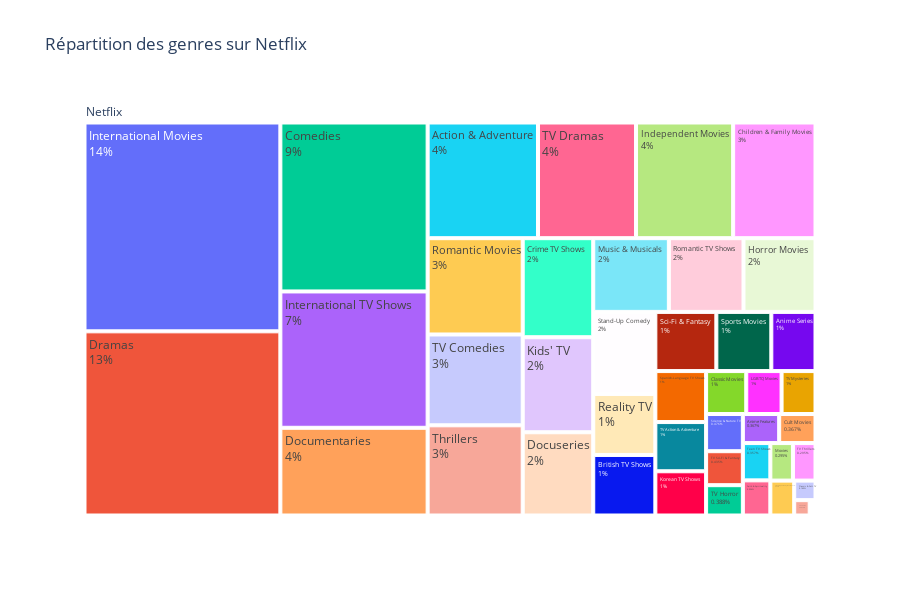

Notebook source saved alongside this figure:
### Markdown cell above
## Répartition des contenus par genre

### Code cell
# Import du dataset avec genres explosés (un genre par ligne par titre)
categories_exploded = pd.read_csv('../data/auxiliary/categories_exploded.csv')

# Comptage de tous les genres (pas de limitation)
count_categories = categories_exploded['listed_in_list'].value_counts().reset_index()
count_categories.columns = ['genre', 'count']

# Treemap hiérarchique pour afficher tous les genres proportionnellement
fig = px.treemap(count_categories,
                path=[px.Constant("Netflix"), 'genre'],
                values='count',
                title='Répartition des genres sur Netflix')

# Configuration du hover: nom, nombre et pourcentage
fig.update_traces(
    textinfo='label+percent parent',
    hovertemplate='%{label}<br>%{value} titres<br>%{percentRoot:.1%}'
)

fig.update_layout(
    width=900,
    height=600,
    autosize=False
)

fig.show()

### Figure 1 — Plotly figure (JSON) as saved in the notebook; plotly's stock layout.template omitted (floating-point values rounded to 4 significant figures)
{"data": [{"branchvalues": "total", "domain": {"x": [0, 1], "y": [0, 1]}, "hovertemplate": "%{label}<br>%{value} titres<br>%{percentRoot:.1%}", "ids": ["Netflix/Action", "Netflix/Action & Adventure", "Netflix/Anime Features", "Netflix/Anime Series", "Netflix/British TV Shows", "Netflix/Children & Family Movies", "Netflix/Classic & Cult TV", "Netflix/Classic Movies", "Netflix/Comedies", "Netflix/Crime TV Shows", "Netflix/Cult Movies", "Netflix/Documentaries", "Netflix/Docuseries", "Netflix/Drama", "Netflix/Dramas", "Netflix/Faith & Spirituality", "Netflix/Horror", "Netflix/Horror Movies", "Netflix/Independent Movies", "Netflix/International Movies", "Netflix/International TV Shows", "Netflix/Kids' TV", "Netflix/Korean TV Shows", "Netflix/LGBTQ Movies", "Netflix/Movies", "Netflix/Music & Musicals", "Netflix/Reality TV", "Netflix/Romance", "Netflix/Romantic Movies", "Netflix/Romantic TV Shows", "Netflix/Sci-Fi & Fantasy", "Netflix/Sci-fi", "Netflix/Science & Nature TV", "Netflix/Spanish-Language TV Shows", "Netflix/Sports Movies", "Netflix/Stand-Up Comedy", "Netflix/Stand-Up Comedy & Talk Shows", "Netflix/TV Action & Adventure", "Netflix/TV Comedies", "Netflix/TV Dramas", "Netflix/TV Horror", "Netflix/TV Mysteries", "Netflix/TV Sci-Fi & Fantasy", "Netflix/TV Shows", "Netflix/TV Thrillers", "Netflix/Teen TV Shows", "Netflix/Thriller", "Netflix/Thrillers", "Netflix"], "labels": ["Action", "Action & Adventure", "Anime Features", "Anime Series", "British TV Shows", "Children & Family Movies", "Classic & Cult TV", "Classic Movies", "Comedies", "Crime TV Shows", "Cult Movies", "Documentaries", "Docuseries", "Drama", "Dramas", "Faith & Spirituality", "Horror", "Horror Movies", "Independent Movies", "International Movies", "International TV Shows", "Kids' TV", "Korean TV Shows", "LGBTQ Movies", "Movies", "Music & Musicals", "Reality TV", "Romance", "Romantic Movies", "Romantic TV Shows", "Sci-Fi & Fantasy", "Sci-fi", "Science & Nature TV", "Spanish-Language TV Shows", "Sports Movies", "Stand-Up Comedy", "Stand-Up Comedy & Talk Shows", "TV Action & Adventure", "TV Comedies", "TV Dramas", "TV Horror", "TV Mysteries", "TV Sci-Fi & Fantasy", "TV Shows", "TV Thrillers", "Teen TV Shows", "Thriller", "Thrillers", "Netflix"], "name": "", "parents": ["Netflix", "Netflix", "Netflix", "Netflix", "Netflix", "Netflix", "Netflix", "Netflix", "Netflix", "Netflix", "Netflix", "Netflix", "Netflix", "Netflix", "Netflix", "Netflix", "Netflix", "Netflix", "Netflix", "Netflix", "Netflix", "Netflix", "Netflix", "Netflix", "Netflix", "Netflix", "Netflix", "Netflix", "Netflix", "Netflix", "Netflix", "Netflix", "Netflix", "Netflix", "Netflix", "Netflix", "Netflix", "Netflix", "Netflix", "Netflix", "Netflix", "Netflix", "Netflix", "Netflix", "Netflix", "Netflix", "Netflix", "Netflix", ""], "textinfo": "label+percent parent", "type": "treemap", "values": [1, 859, 71, 176, 253, 641, 28, 116, 1674, 470, 71, 869, 395, 1, 2427, 65, 1, 357, 756, 2752, 1351, 451, 151, 102, 57, 375, 255, 1, 616, 370, 243, 1, 92, 174, 219, 343, 56, 168, 581, 763, 75, 98, 84, 16, 57, 69, 1, 577, 19329]}], "layout": {"autosize": false, "height": 600, "legend": {"tracegroupgap": 0}, "title": {"text": "Répartition des genres sur Netflix"}, "width": 900}}
